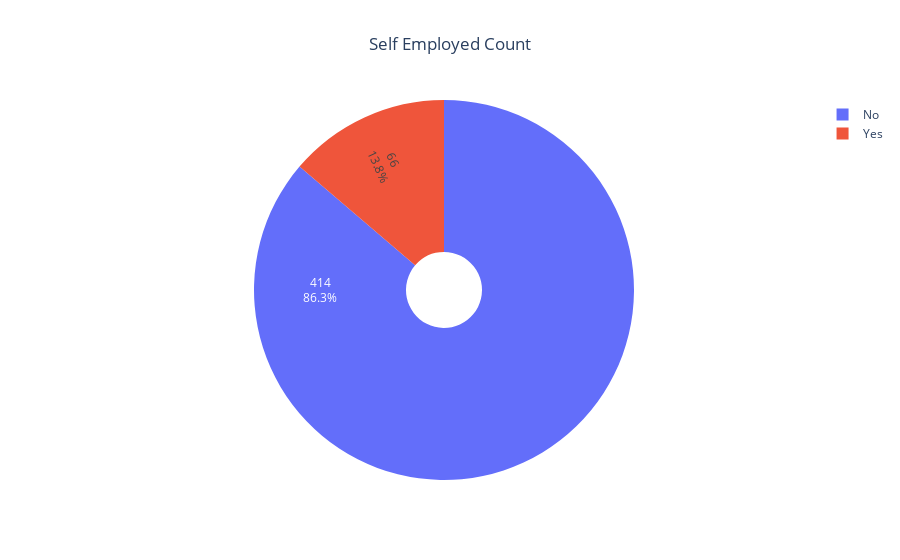

Here is the notebook cell this chart was saved with:
### Code cell
#Self Employed distribution



df_Self_Employed=df_loan['Self_Employed'].value_counts().to_frame().reset_index().rename(columns={'index':'Self_Employed','Self_Employed':'count'})

fig = go.Figure([go.Pie(labels=df_Self_Employed['Self_Employed'], values=df_Self_Employed['count'],hole=0.2)])

fig.update_traces(hoverinfo='label+percent', textinfo='value+percent', textfont_size=12,insidetextorientation='radial')

fig.update_layout(title="Self Employed Count",title_x=0.5)
fig.show()

### Figure 1 — Plotly figure (JSON) as saved in the notebook; plotly's stock layout.template omitted (floating-point values rounded to 4 significant figures)
{"data": [{"hole": 0.2, "hoverinfo": "label+percent", "insidetextorientation": "radial", "labels": ["No", "Yes"], "textfont": {"size": 12}, "textinfo": "value+percent", "type": "pie", "values": [414, 66]}], "layout": {"title": {"text": "Self Employed Count", "x": 0.5}}}
